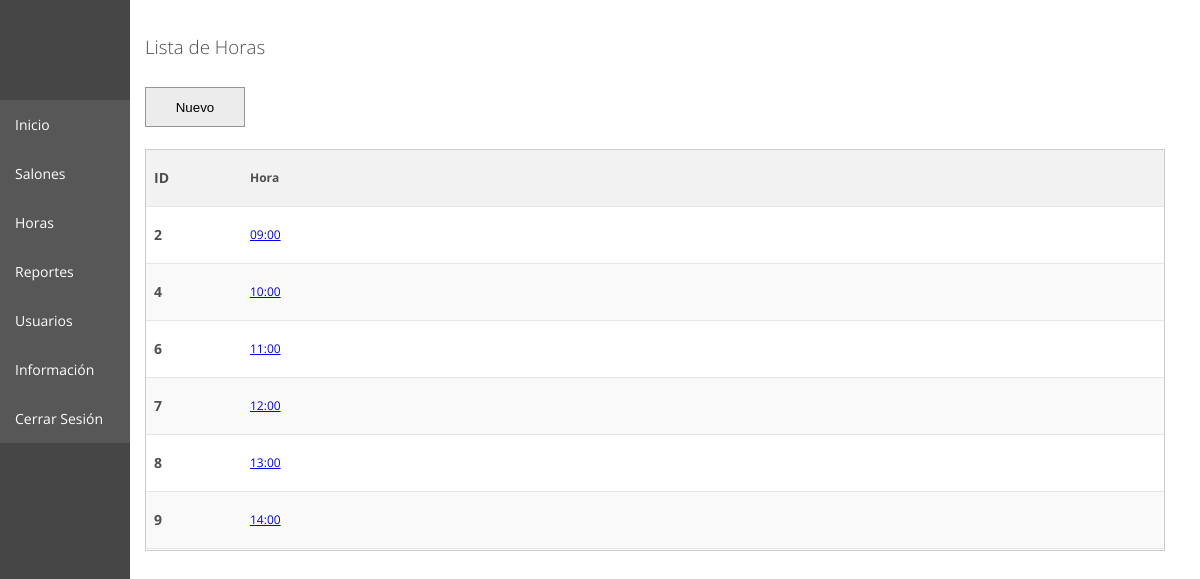
/view/periodo_list.php (signed in), run on the app's committed database.
### tables this page shows
CREATE TABLE `periodo` (
  `id` int(11) NOT NULL,
  `nombre` varchar(255) DEFAULT NULL
);

### view/config.php (called while the page is built, shortened)
<?php
$cfg = new stdClass();
$cfg->db_localhost = '127.0.0.1';
$cfg->db_user = 'admin';
$cfg->db_password = 'itm123';
$cfg->db_name = 'clases';
$cfg->db_port = 3306;
?>

### model/periodo.php (called while the page is built, shortened)
<?php
require_once "db_mysqli.php";
class Periodo
{
	function listar()
	{
		$db = new Database();
		$sql = ' select * from periodo order by nombre;' ;
		return $db->query($sql);
	}
}
?>

### model/db_mysqli.php (called while the page is built, shortened)
<?php
class Database
{
	private $link;
	function __construct()
	{
		global $cfg;
		$this->link = mysqli_connect(
			$cfg->db_localhost,
			$cfg->db_user,
			$cfg->db_password,
			$cfg->db_name,
			$cfg->db_port
		) or die("Error de Conexión: " . mysqli_connect_error());
	}
	function query($sql)
	{
		mysqli_query($this->link, "SET NAMES utf8");
		$result = mysqli_query($this->link, $sql) or die(mysqli_error($this->link));
		$array_result = array();
		while ($row = mysqli_fetch_array($result)) {
			$array_result[] = $row;
		}
		return $array_result;
	}
}

### controller/periodoController.php (the view, shortened to what this page needs)
<?php
require "../model/periodo.php";
class periodoController
{
	function listarcontroller()
{
    $periodo = new Periodo();
    $lineas = $periodo->listar();
    $tabla = '';
    if (is_array($lineas)) {
        foreach ($lineas as $linea) {
            $tabla .= '<tr>
                           <td>' . htmlspecialchars($linea['id'], ENT_QUOTES, 'UTF-8') . '</td>
                           <td><a href="periodo_form.php?id=' . htmlspecialchars($linea['id'], ENT_QUOTES, 'UTF-8') . '">' . htmlspecialchars($linea['nombre'], ENT_QUOTES, 'UTF-8') . '</a></td>
                       </tr>';
        }
    }
    return $tabla;
}
}
?>

### view/css/estilo.css (style rules this page uses)
body { padding: 0px; margin: 0px; font-family: "Open Sans", sans-serif; color: #4e4e4e; overflow: hidden; background-color: #ffffff; }
table td { border-bottom: solid 1px #e6e6e6; }
table td:nth-child(1) { font-size: 14px; font-weight: bold; width: 80px; }
th, td { padding: 8px; text-align: left; border-bottom: 1px solid #ddd; }
tbody tr:nth-child(even) { background-color: #f9f9f9; }

### data on the page
periodo: id "2", nombre "09:00"
periodo: id "4", nombre "10:00"
periodo: id "6", nombre "11:00"
periodo: id "7", nombre "12:00"
periodo: id "8", nombre "13:00"
periodo: id "9", nombre "14:00"
